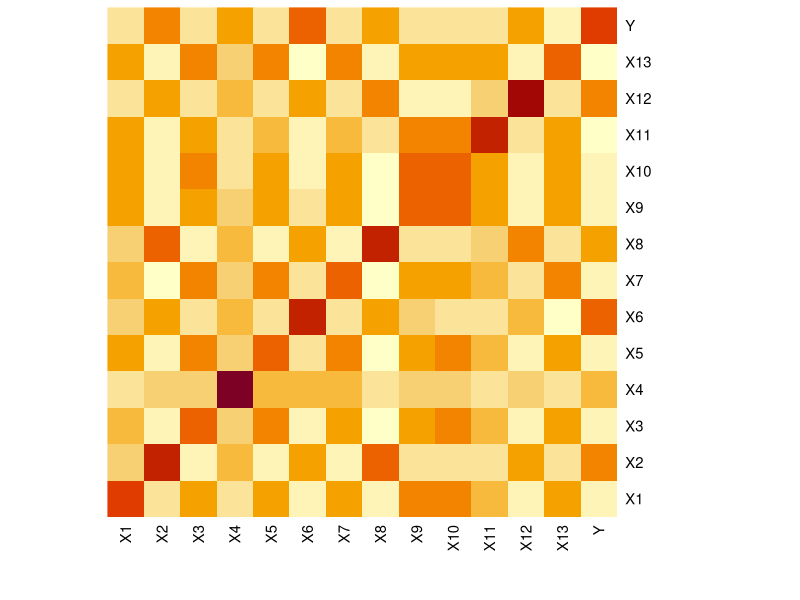
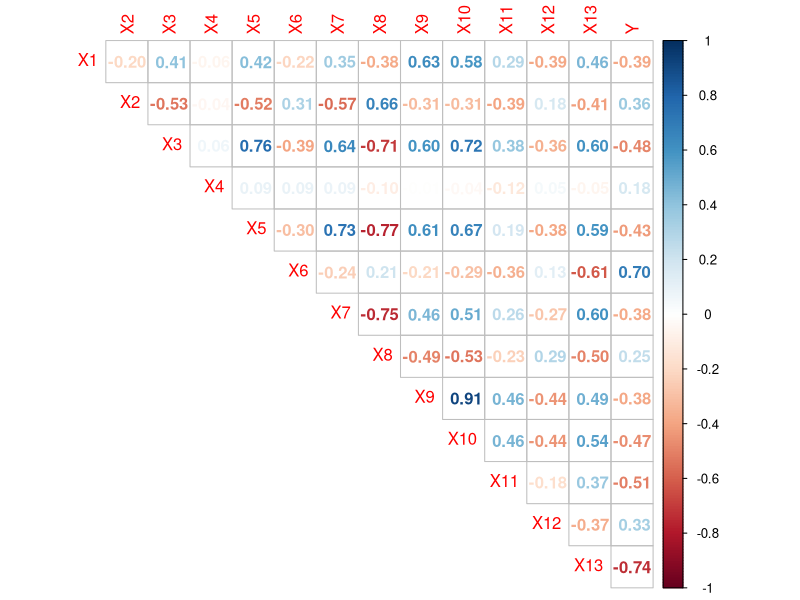
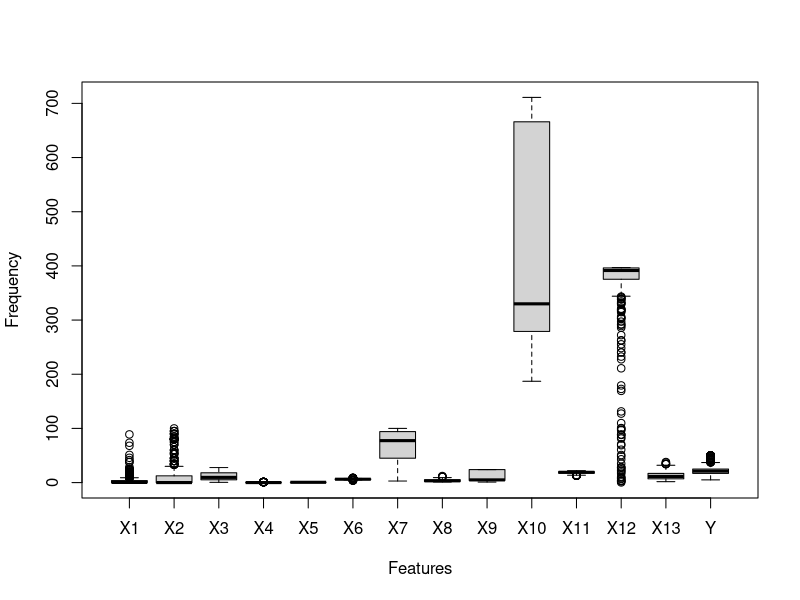
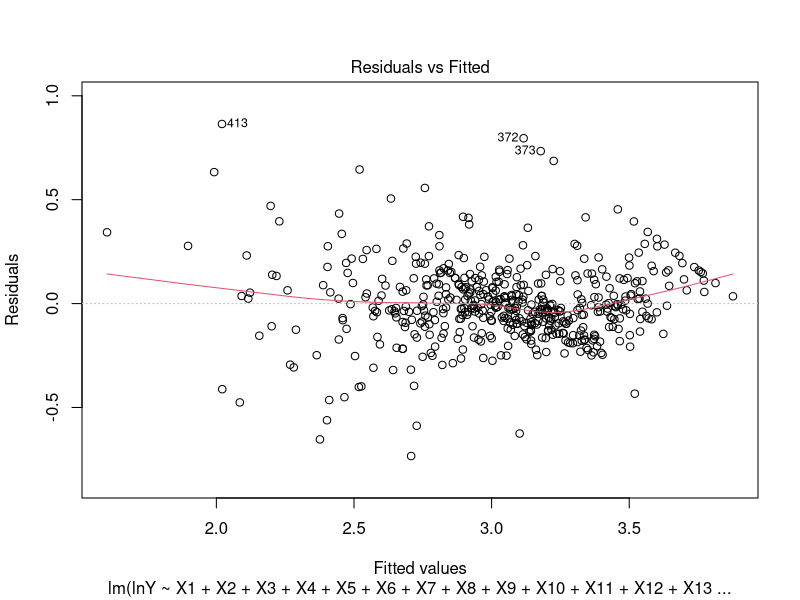
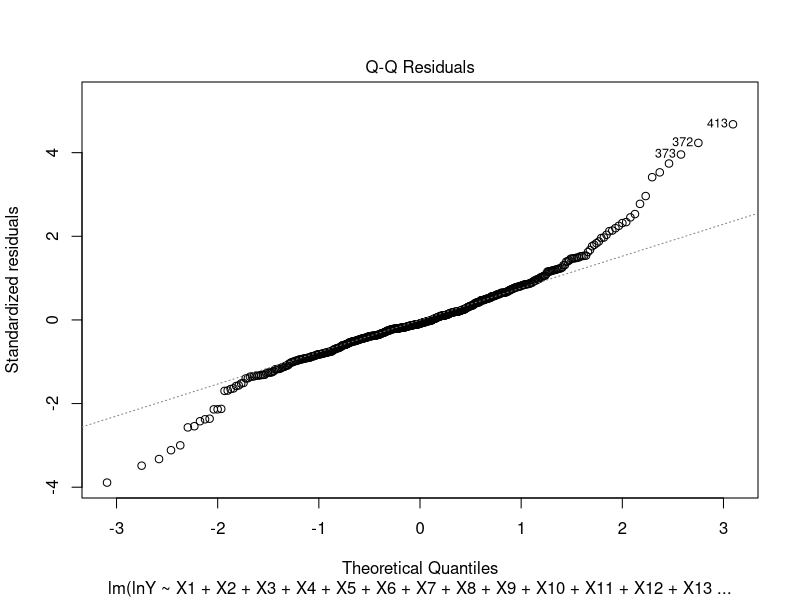
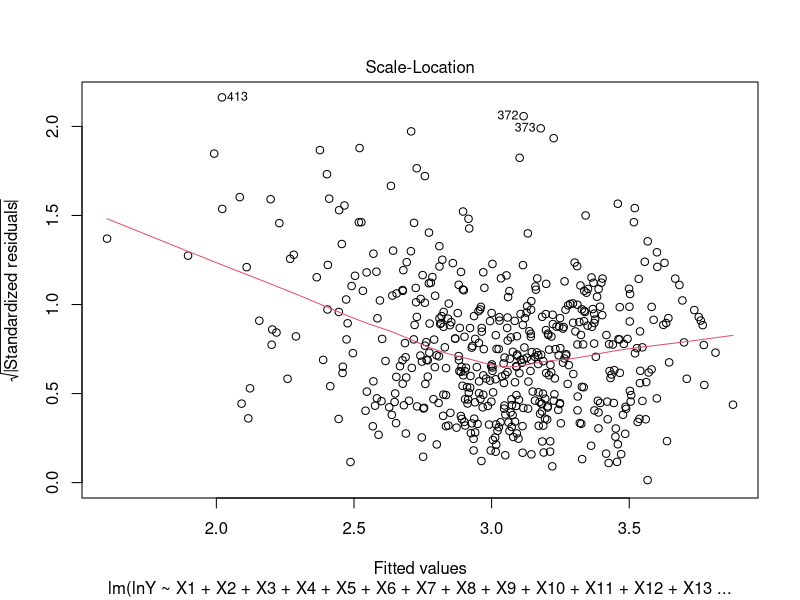
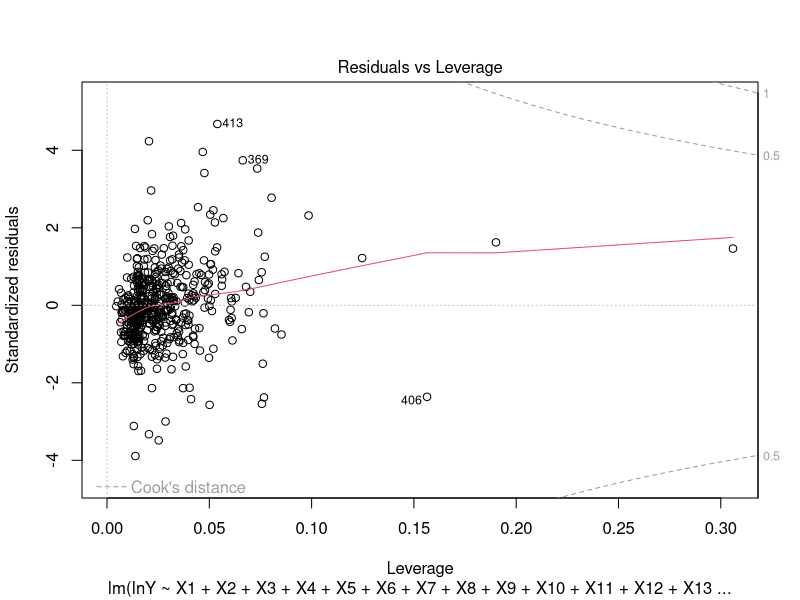
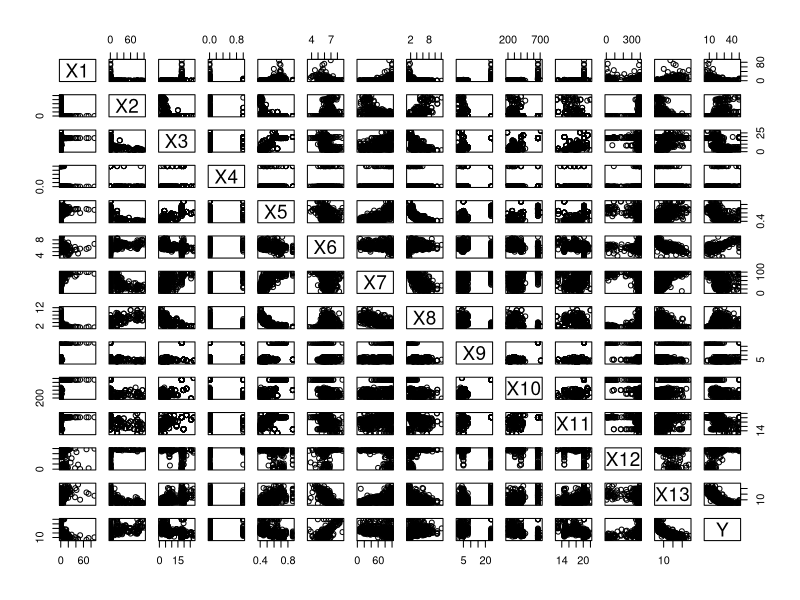

The R script that drew these images, in order:
## ---- chunk 1
knitr::opts_chunk$set(echo = TRUE)
## ---- chunk 2

library (tidyverse)  
library (ggplot2)  
library(corrplot)
library(MASS)
library(dplyr)
library(broom)

housing_data = read.csv("housing.proper.csv") #loading the dataset
housing_data_df= data.frame(housing_data)
colnames(housing_data_df) <- c("X1","X2","X3","X4","X5","X6","X7","X8",
                            "X9","X10","X11","X12","X13", "Y") #transforming column names
lnY = log(housing_data_df$Y)
## ---- chunk 3
set.seed(1234) #set seed to ensure same random numbers are generated
require(caTools)
sample = sample.split(housing_data_df, SplitRatio = 0.7)
#Splits the dataset "housing_data" in the ratio mentioned. Marks rows as logical true and remaining as logical false.  

training_housing_data = subset(housing_data_df, sample == TRUE)  #creates training dataset with rows marked true
print 
lny = log(training_housing_data$Y)
testing_housing_data = subset(housing_data_df, sample ==FALSE)
lny_testing = log(testing_housing_data)
## ---- chunk 4

summary (housing_data_df) # to get statistic of each variable to detect outliers  

housing_data.cor = round(cor(housing_data_df), 3) #correlation between features and median housing values
housing_data.cor


heatmap(housing_data.cor, Rowv = NA, Colv = NA)

corrplot(cor(housing_data_df), method = "number", type = "upper", diag = FALSE)
## ---- chunk 5
housing_data.box = boxplot(housing_data_df, xlab= "Features", ylab ="Frequency") #boxplot to detect outliers 

## ---- chunk 6
full_housing_model =lm(Y~X1 + X2 + X3 + X4 + X5 + X6 + X7 + X8 + X9 + X10 + X11 + X12 + X13 ,data=housing_data_df)
log_full_housing_model =lm(lnY~X1 + X2 + X3 + X4 + X5 + X6 + X7 + X8 + X9 + X10 + X11 + X12 + X13 ,data=housing_data_df)


summary(full_housing_model)
tidy(full_housing_model) %>% arrange(p.value)
plot(log_full_housing_model)
pairs(housing_data_df)



#We have already removed X9 due to multicollinearity with X10, another reason to remove it is it's *high p-value*. 
#We will remove X8 too as it has the highest p-value as compared to all the other variables. High p-value suggests changes in X8 are not associated with changes in Y (median housing values)


## ---- chunk 7
log_full_housing_model =lm(lny~X1 + X2 + X5 + X6 + X8 + X10 + X11 + X13 ,data=training_housing_data)
s <- summary(log_full_housing_model)$sigma
# Selection criteria for the full model
SSres <- sum(log_full_housing_model$residuals^2)
Rsq <- summary(log_full_housing_model$r.squared)
Rsq_adj <- summary(log_full_housing_model)$adj.r.squared
p_prime <- length(log_full_housing_model$coefficients)
n <- nrow(training_housing_data)
C <- SSres/s^2 + 2*p_prime - n
AIC <- n*log(SSres) - n*log(n) + 2*p_prime


# Function that returns the selection criteria
select_criteria = function(model, n, s)
{
  SSres <- sum(model$residuals^2)
  Rsq <- summary(model)$r.squared
  Rsq_adj <- summary(model)$adj.r.squared
  p_prime <- length(model$coefficients)
  C <- SSres/s^2 + 2*p_prime - n
  AIC <- n*log(SSres) - n*log(n) + 2*p_prime
  res <- c(SSres, Rsq, Rsq_adj, C, AIC)
  names(res) <- c("SSres", "Rsq", "Rsq_adj", "C", "AIC")
  return(res)
}



rbind(
  select_criteria(lm(lny~X1+X2, data = training_housing_data), n, s),
  select_criteria(lm(lny~X1+X2+X6, data = training_housing_data), n, s),
  select_criteria(lm(lny~X1+X2+X3+X6+X8, data = training_housing_data), n, s),
  select_criteria(lm(lny~X1+X2+X5+X6+X8, data = training_housing_data), n, s),
  select_criteria(lm(lny~X1+X2+X3+X6+X9, data = training_housing_data), n, s),
  select_criteria(lm(lny~X1+X2+X5+X6+X8+X10, data = training_housing_data), n, s),
  select_criteria(lm(lny~X1+X2+X5+X6+X8+X10+X11, data = training_housing_data), n, s),
  select_criteria(lm(lny~X1+X2+X5+X6+X8+X10+X11+X13, data = training_housing_data), n, s),
  select_criteria(lm(lny~X1+X2+X3+X5+X6+X8+X10+X11+X13, data = training_housing_data), n, s))

sum((lny) - mean(lny)^2)
